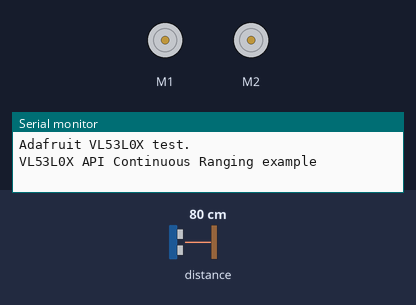
Recording of a sketch running on a simulated Arduino Uno, built with avr-gcc and run on an emulated ATmega328P. On the bench: 2 × DC motor (green arrow = forward, orange = backward, longer = faster), the last lines printed to the serial monitor. Inputs (shaded band) come from the test bench; at power-on: distance to the obstacle 80 cm.

Above: at 0.1 s.
At 7.1 s:
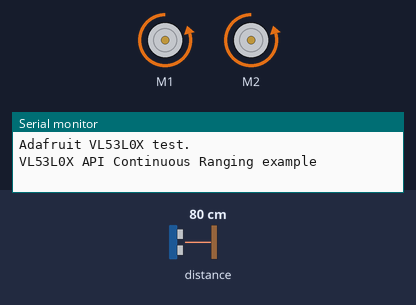
At 9.1 s:
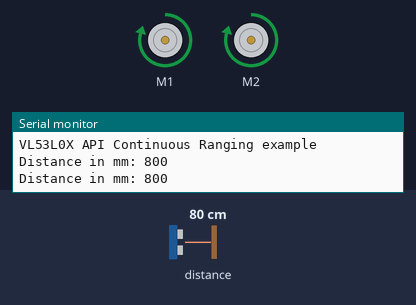
Timing chart, 0 to 10.6 s (numbered marks = the images above):
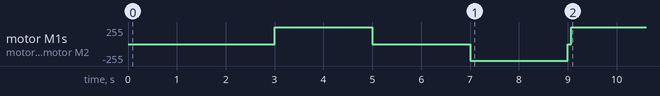

The sketch:

sketch_dec20a.ino
```cpp
// Include the library for the L293D shield
#include <AFMotor.h>
#include "Adafruit_VL53L0X.h"

Adafruit_VL53L0X lox = Adafruit_VL53L0X();
// Create motor objects for port 1 and port 2
// The '1' and '2' correspond to the M1 and M2 terminals on the shield
AF_DCMotor motor1(1);
AF_DCMotor motor2(2);

void setup() {
  Serial.begin(115200);

  // wait until serial port opens for native USB devices
  while (! Serial) {
    delay(1);
  }

  Serial.println("Adafruit VL53L0X test.");
  if (!lox.begin()) {
    Serial.println(F("Failed to boot VL53L0X"));
    while(1);
  }
  // power
  Serial.println(F("VL53L0X API Continuous Ranging example\n\n"));

  // start continuous ranging
  lox.startRangeContinuous();
  // Set the speed to half (Range is 0 to 255)
  motor1.setSpeed(250);
  motor2.setSpeed(250);

  delay(3000);
  // Turn on motors in FORWARD direction
  motor1.run(FORWARD);
  motor2.run(FORWARD);

  // Keep them running for 2 seconds (2000 milliseconds)
  delay(2000);

  // Stop the motors
  motor1.run(RELEASE);
  motor2.run(RELEASE);

  delay(2000);

  motor1.run(BACKWARD);
  motor2.run(BACKWARD);

  delay(2000);

  motor1.run(RELEASE);
  motor2.run(RELEASE);
}
int distance = 100;
void loop() {

  if (lox.isRangeComplete()) {
    Serial.print("Distance in mm: ");
    Serial.println(lox.readRange());
    distance = lox.readRange();
  }
  if (distance > 10) {
    motor1.run(FORWARD);
    motor2.run(FORWARD);
    while(distance > 10) {
      if (lox.isRangeComplete()) {
        Serial.print("Distance in mm: ");
        Serial.println(lox.readRange());
        distance = lox.readRange();
      }
    }

  }

  motor1.run(RELEASE);
  motor2.run(RELEASE);

  delay(500);

  motor1.run(BACKWARD);
  motor2.run(BACKWARD);

  delay(1000);

  motor1.run(FORWARD);
  motor2.run(BACKWARD);

  delay(1000);

  motor1.run(RELEASE);
  motor2.run(RELEASE);

  delay(500);

}
```
